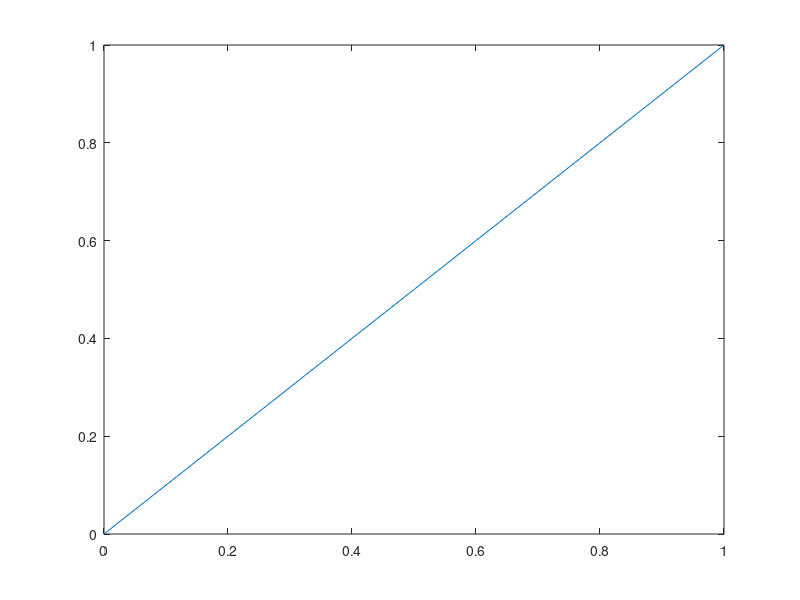

The MATLAB script that drew this image:
mx = 4;
my = 4;
%1.)The rst 4 Legendre polynomials
x = 0:0.1:1;
l1 = x;
l2 = 3/2*x -1/2;
l3 = 5/2*x.^3 - 3/2*x;
l4 = 35/8*x.^4 - 15/4*x.^2 + 3/8;

%subplot(mx, my, 1);
plot(x, l1);